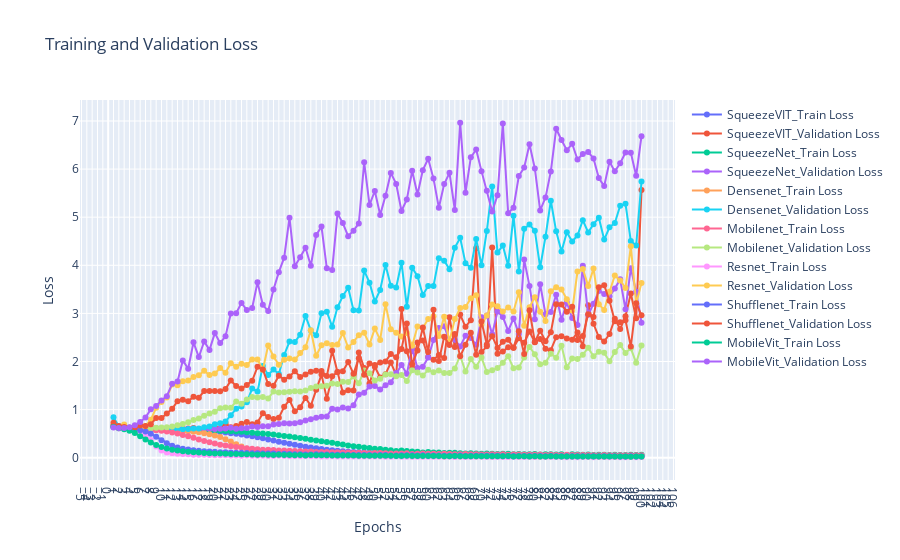

The notebook cell this image was saved under:
### Code cell
import plotly.graph_objects as go

# Create the interactive plot
fig = go.Figure()
for exps in loss_data.keys():
    # plt.plot(epochs, loss_data[exps][0], label=exps + 'Train Loss', marker='o')
    # plt.plot(epochs, loss_data[exps][1], label=exps + 'Validation Loss', marker='o')
    fig.add_trace(go.Scatter(x=epochs, y=loss_data[exps][0], mode='lines+markers', name=exps + '_Train Loss'))
    fig.add_trace(go.Scatter(x=epochs, y=loss_data[exps][1], mode='lines+markers', name=exps + '_Validation Loss'))
# fig.add_trace(go.Scatter(x=epochs, y=train_loss, mode='lines+markers', name='Train Loss'))
# fig.add_trace(go.Scatter(x=epochs, y=val_loss, mode='lines+markers', name='Validation Loss'))

fig.update_layout(
    title='Training and Validation Loss',
    xaxis_title='Epochs',
    yaxis_title='Loss',
    xaxis=dict(tickmode='linear'),
    yaxis=dict(tickmode='linear'),
    # legend=dict(x=0, y=1),
    grid=dict(),
)

fig.show()
